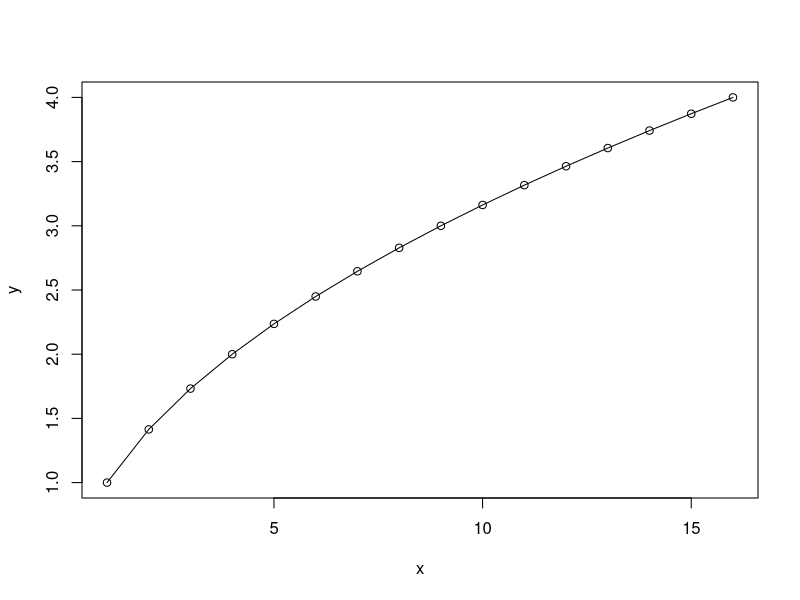

Source code (R): (Note: this script raises an error after producing the figure.)
# Introdução ao R - operações básicas ------------------------------------------
# Author: Victor Gabriel Alcantara 
# Github: https://github.com/victorgalcantara 
# LinkedIn: https://www.linkedin.com/in/victorgalcantara/ 

# Recomendações: 

# Livro introdutório "R for data science"
# https://r4ds.had.co.nz/index.html

# Tutorial Leonardo Barone
# https://github.com/leobarone/cebrap_lab_programacao_r

# Parte I - Noções gerais e funções básicas ----------------------------------------------

# 1. R como calculadora ----

2+3      # soma
2*3      # multiplicação
2^2      # potência

# Respeita ordem PEMDAS
# Parenteses> Expoentes > Multiplicação > Divisão > Adição > Subtração
2+2*3

2+2*3^3

# Ordem do cálculo
3 * 3 * 3
3 * 3 * 3 * 2
3 * 3 * 3 * 2 + 2

# Divisão inteira: quanto sobra da divisão
4%%2
3%%2

# No python não tem isso!
pi-2

# 1.2 Introduzindo funções básicas ----

sqrt(16) # raíz quadrada / square roots

exp(1)   # exponencial - padrão: n de euler (e)

log(x = 10)  # logarítmo

log2(16)

2^4

# 2. Criando objetos ----

x <- 2
x = 3

x+3

x <- 1:16
y <- sqrt(1:16)

plot(x = x,y = y)
lines(x,y)

# PULO PARA BASE DE DADOS

## 1. Vetores ----
# Def.: coleção ordenada de dados de mesma classe/tipo
# Propriedades: nome, tipo/classe, elementos, dimensão

# 0. Unidade básica no R
# 1. Apenas uma dimensão
# 2. Só aceita uma classe (núm, char, logi)
# 3. Default: string sobrepõe

j <- c(1.20,3.2,2.2,3.4)
x <- c(2L,4L,4L,6L)
y <- c("Fulano","Ciclano","Beltrano","Tetrano")
z <- c(TRUE,FALSE,TRUE,FALSE)

# Funções para olhar classe e tipo dos vetores (CLASSE = TIPO)
# Função class para verificar a classe do vetor
class(j)
class(x)
class(y)
class(z)

# Função typeof para verificar tipo do vetor
typeof(j)
typeof(x)
typeof(y)
typeof(z)

# verificar se aparece mais abaixo no exercício
TRUE + TRUE
FALSE + FALSE
TRUE + FALSE

# O que acontece se unir valores de diferentes qualidades
# em um único vetor?

t <- c(1,2,"Fulano",FALSE)
class(t)

w <- c(j,x,y,z)
w # observe o que compõe o vetor "w"
class(w)

# o que aconteceria se tudo fosse transformado para número?
w <- as.numeric(w)
w

# Factor: é um tipo de vetor que guarda valores categóricos
# possibilitando a ordenação 

# Exemplo
a <- c("Bom","Ruim","Regular","Péssimo")

a <- factor(x = a,levels=c("Péssimo","Ruim","Regular","Bom"), ordered=TRUE)

a
levels(a)

# Outro exemplo
b <- c(0,1,2,3)

b <- factor(x=b,
            levels = c(0,1,2,3),
            labels = c("Péssimo","Ruim","Regular","Bom"),
            ordered = TRUE
)

b
levels(b)

# Agora podemos fazer algumas operações com factor
min(a)
max(a)

## 2. Data frame ----
# Def.: coleção de vetores de mesma dimensão que guardam infos
# Propriedades: dim e str
# 0. Dados estruturados em observações x variáveis (survey)

idad  <- c(65,74,21,24,27,34,24,23)
educ  <- c(2,2,12,14,12,16,14,14)
rend  <- c(1200,1600,1800,2200,1800,6400,2300,2500)
sexo  <- c("M","F","F","M","F","M","F","M")
raca  <- c("Branca","Parda","Preta","Parda","Preta","Branca",
           "Parda","Amarela")

d <- data.frame(educ, idad, rend,sexo,raca)
view(d)

# 3. Verbos importantes ----
# Visualizar dados - fluxo de trabalho

class(d)  # classe do objeto
dim(d)    # dimensão da base (linhas x colunas)
head(d,n = 6)   # Primeiros 6 casos
tail(d,n = 6)   # Últimos 6 casos
str(d)    # Estrutura dos dados

# sumário das variáveis
summary(d)      
summary(d$rend) # sumário de uma variável numérica
summary(d$sexo) # sumário de uma variável categórica

### 4. Subset ----

y <- 1:8

# acessar informações guardadas em um vetor
y[5]

# acessar informações guardadas em um data.frame 
# [Linhas,Colunas]
d[5,3]

# operações com coordenadas
d[,"mg"] <- c(1:8) # criando nova variável

df <- d[,-c(6,7,8)]    # excluindo variável

d

df

# Subset com cifrão $ e colchetes

# O cifrão é muito usado para acessar variáveis
d$educ

# Os colchetes após o cifrão é usado para acessar valores dentro da variável
d$educ[4]

# Vimos até aqui na Aula 02
# Pulei essa parte até a linha 335

# Filtrando dados
filtro <- c(F,T,T,T,T,T,T,T)
df <- d[filtro,]

# Selecionando variáveis
selecao <- c(T,T,T,T,T,F)
df <- d[,selecao]

# Complexificando
filtro <- d[,"idad"] < 29
df <- d[filtro,]

selecao <- names(d) %in% c("educ","rend")
df <- d[,selecao]

# Função base para subset
subset(x = d, subset = sexo == "F")
subset(x = d, select = "sexo")

### 5. Recodificação ----

# Renda
d[,"ln_rend"] <- log(d[,"rend"])

# Raca
d[,"vd_raca"] <- d$raca

negra   <- d[,"raca"] %in% c("Preta","Parda")

d[negra,"vd_raca"] <- "Negra"

# Complexificando mais um pouco
# Raca e sexo
m_negra   <- d[,"raca"] %in% c("Preta","Parda") &
  d[,"sexo"] == "F"

m_branca   <- d[,"raca"] %in% c("Branca") &
  d[,"sexo"] == "M"

d[m_negra,"vd_raca_sexo"] <- "Mulher negra"
d[m_branca,"vd_raca_sexo"] <- "Mulher branca"

h_negro   <- d[,"raca"] %in% c("Preta","Parda") & d[,"sexo"] == "M"

h_branco   <- d[,"raca"] %in% c("Branca") & d[,"sexo"] == "M"

h_amarelo   <- d[,"raca"] %in% c("Amarela") & d[,"sexo"] == "M"

d[h_negro,"vd_raca_sexo"] <- "Homem negro"
d[h_branco,"vd_raca_sexo"] <- "Homem branco"
d[h_amarelo,"vd_raca_sexo"] <- "Homem amarelo"

# vocês entenderam...

# 3. Operações lógicas ----
# São operações em testamos uma sentença tendo como resultado:
# TRUE (T) ou FALSE (F)

2 >  2  # MAIOR QUE
2 < 2   # MENOR QUE
2 == 3  # IGUALDADE

2 >= 2 # MAIOR OU IGUAL

# Por quê igualdade são dois sinais?
# R: Porque apenas um significa atribuição de valor. Igual a setinha.

x = 1:10
x <- 1:10

"eu" == "todo mundo" # Igualdade
"eu" == "eu"
"eu" != "vc"         # Diferença

# Teste em grupo
"eu" %in% c("vc","todo mundo") # Generalização - se contém

# Nota importante: "!" opera como um sinal de negação/diferença

!("eu" %in% c("vc","todo mundo"))

# 4. Relações "OU" e "E" ----
# "|" para "OU"
2 > 2 | 2 == 2
2 > 2 | 2 < 2

# "&" para "E"
2 > 2 & 2 == 2
2 > 1 & 2 == 2

# 5. Condições ----
# se verificado isso, aplique aquilo
# else: ou, se não verificado, aplique aquilo outro

if(2 > 3){"Não sei lógica"}else{"Sei lógica!"} # Teste executar apenas 
                                               # a primeira parte
TRUE+TRUE+FALSE

true_igual_um <- c(T,T,T,F)
true_igual_um + 1

# 6. Loops ----
# Loops são operações de iteração fundamentais na automação
# Trabalho com processos repetitivos

a=1
while (a<=10)  {
  a=a+1
  print (a)
}

a=1
repeat {
  print (a)
  a=a+1
  if (a >= 10) break()
}

for(i in 1:10){
  print(i)
  }

# 7. Funções ----
# são operações já programadas
# (input-processo-output)
# nome_da_função(argumentos)

# Exemplo de funções
# argumentos = input

ifelse(test = 2>3,yes = "Que isso?",no ="Ah, tá.")
ifelse # Veja como essa função está programada

sum(true_igual_um)

# 8. Pacotes ----
# são conj. de funções
# devem ser instalados    : install.packages()
# deve carregar na memória: library()
install.packages("tidyverse") # Principal biblioteca de funções para manuseio
library(tidyverse) # Pegando na biblioteca
require(dplyr)     # Nem sempre é necessário

# 9. Navegação no computador ----
# wd : Working Directory = Diretório/pasta de trabalho

getwd() # Em qual diretório/pasta estou trabalhando?
dir()   # o que tem nesse diretório/pasta?

setwd() # Mude o diretório de trabalho
dir.create("minha pasta") # Crie uma pasta com este nome

# Parte II - Classes de objetos ------------------------------------------------

# Funções que facilitam a nossa vida: pacote TIDYVERSE

# 6. Usando tidyverse ----

## 6.1 Select e Filter ----
# selecionar variáveis e filtrar casos

# Jovens
d <- d %>% filter(idad > 15  & idad < 29)

d <- d %>% select(educ,rend)

## 6.1 Verbo "mutate" ----

d <- mutate(d, "lnRenda"=log(rend))

d <- mutate(d, "vd_raca"= case_when(
  raca == "Preta" ~ "Negra",
  raca == "Parda" ~ "Negra",
  raca == "Branca" ~ "Branca",
  raca == "Indígena" ~ "Indígena",
  raca == "Amarela" ~ "Amarela",
))

d <- mutate(d, "sexo_raca" = case_when(
  sexo == "F" & raca == "Branca"   ~ "Mulher Branca",
  sexo == "F" & raca == "Preta"    ~ "Mulher Preta",
  sexo == "F" & raca == "Parda"    ~ "Mulher Parda",
  sexo == "F" & raca == "Indígena" ~ "Mulher Indígena",
  sexo == "F" & raca == "Amarela" ~ "Mulher Amarela",
  
  sexo == "M" & raca == "Branca"   ~ "Homem Branco",
  sexo == "M" & raca == "Preta"    ~ "Homem Preto",
  sexo == "M" & raca == "Parda"    ~ "Homem Pardo",
  sexo == "M" & raca == "Indígena" ~ "Homem Indígena",
  sexo == "M" & raca == "Amarela" ~ "Mulher Amarelo",
))
